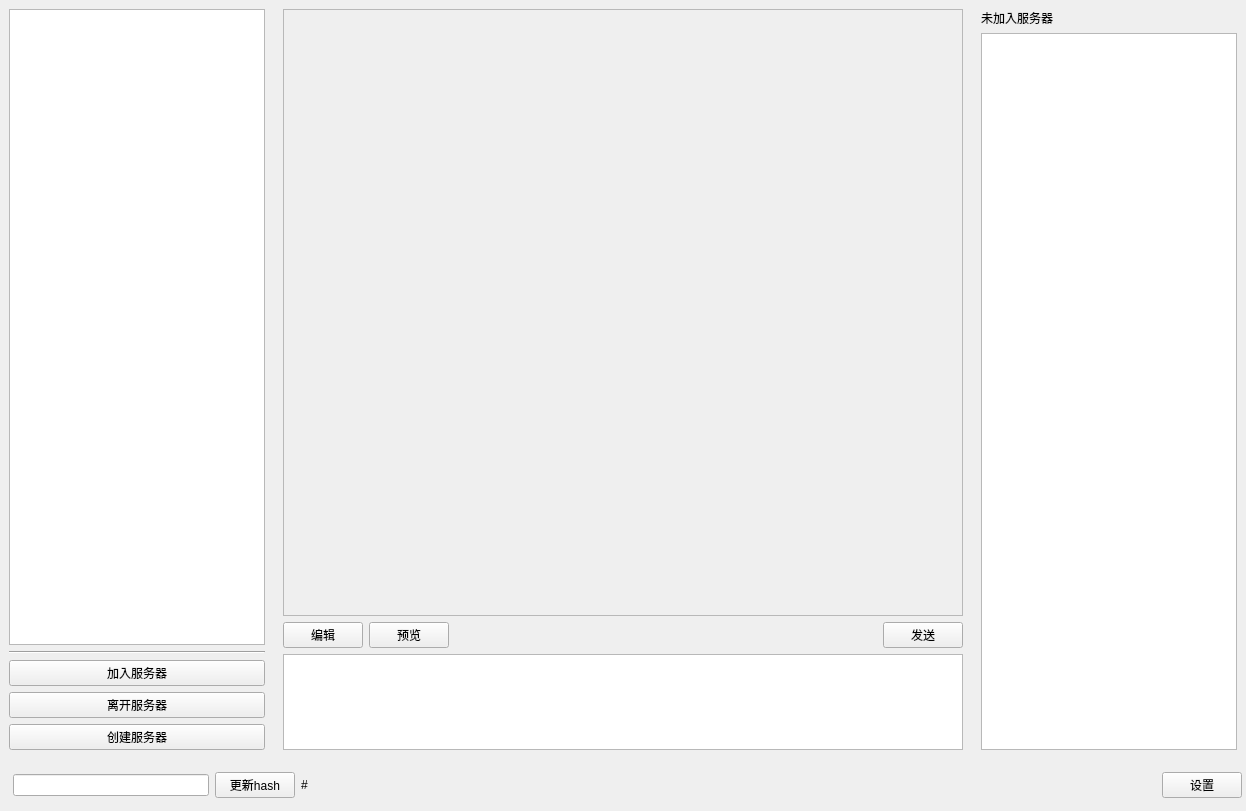
<?xml version="1.0" encoding="UTF-8"?>
<ui version="4.0">
 <class>AccordMainWindow</class>
 <widget class="QMainWindow" name="AccordMainWindow">
  <property name="geometry">
   <rect>
    <x>0</x>
    <y>0</y>
    <width>1246</width>
    <height>811</height>
   </rect>
  </property>
  <property name="windowTitle">
   <string>AccordMainWindow</string>
  </property>
  <widget class="QWidget" name="centralwidget">
   <layout class="QGridLayout" name="mainGridLayout">
    <property name="leftMargin">
     <number>0</number>
    </property>
    <property name="topMargin">
     <number>0</number>
    </property>
    <property name="rightMargin">
     <number>0</number>
    </property>
    <property name="bottomMargin">
     <number>0</number>
    </property>
    <property name="spacing">
     <number>0</number>
    </property>
    <item row="0" column="0">
     <layout class="QHBoxLayout" name="mainArea">
      <item>
       <widget class="QWidget" name="serverView" native="true">
        <property name="sizePolicy">
         <sizepolicy hsizetype="Fixed" vsizetype="Preferred">
          <horstretch>0</horstretch>
          <verstretch>0</verstretch>
         </sizepolicy>
        </property>
        <property name="minimumSize">
         <size>
          <width>192</width>
          <height>0</height>
         </size>
        </property>
        <layout class="QVBoxLayout" name="verticalLayout">
         <item>
          <widget class="QListView" name="listServers"/>
         </item>
         <item>
          <widget class="Line" name="line">
           <property name="orientation">
            <enum>Qt::Horizontal</enum>
           </property>
          </widget>
         </item>
         <item>
          <widget class="QPushButton" name="buttonServerEnter">
           <property name="text">
            <string>加入服务器</string>
           </property>
          </widget>
         </item>
         <item>
          <widget class="QPushButton" name="buttonServerLeave">
           <property name="text">
            <string>离开服务器</string>
           </property>
          </widget>
         </item>
         <item>
          <widget class="QPushButton" name="buttonServerCreate">
           <property name="text">
            <string>创建服务器</string>
           </property>
          </widget>
         </item>
        </layout>
       </widget>
      </item>
      <item>
       <widget class="QWidget" name="messageView" native="true">
        <property name="sizePolicy">
         <sizepolicy hsizetype="Expanding" vsizetype="Preferred">
          <horstretch>0</horstretch>
          <verstretch>0</verstretch>
         </sizepolicy>
        </property>
        <layout class="QVBoxLayout" name="verticalLayout_2">
         <item>
          <widget class="QScrollArea" name="areaMessage">
           <property name="widgetResizable">
            <bool>true</bool>
           </property>
           <widget class="QWidget" name="widgetMessage">
            <property name="geometry">
             <rect>
              <x>0</x>
              <y>0</y>
              <width>664</width>
              <height>583</height>
             </rect>
            </property>
            <property name="sizePolicy">
             <sizepolicy hsizetype="Preferred" vsizetype="Preferred">
              <horstretch>0</horstretch>
              <verstretch>0</verstretch>
             </sizepolicy>
            </property>
           </widget>
          </widget>
         </item>
         <item>
          <widget class="QWidget" name="areaMessageEdit" native="true">
           <property name="sizePolicy">
            <sizepolicy hsizetype="Preferred" vsizetype="Fixed">
             <horstretch>0</horstretch>
             <verstretch>0</verstretch>
            </sizepolicy>
           </property>
           <property name="maximumSize">
            <size>
             <width>16777215</width>
             <height>128</height>
            </size>
           </property>
           <layout class="QGridLayout" name="layout_areaMessageEdit">
            <property name="leftMargin">
             <number>0</number>
            </property>
            <property name="topMargin">
             <number>0</number>
            </property>
            <property name="rightMargin">
             <number>0</number>
            </property>
            <property name="bottomMargin">
             <number>0</number>
            </property>
            <item row="0" column="0">
             <widget class="QPushButton" name="buttonEditMessage">
              <property name="text">
               <string>编辑</string>
              </property>
             </widget>
            </item>
            <item row="0" column="1">
             <widget class="QPushButton" name="buttonPreviewMessage">
              <property name="text">
               <string>预览</string>
              </property>
             </widget>
            </item>
            <item row="0" column="3">
             <widget class="QPushButton" name="buttonSendMessage">
              <property name="text">
               <string>发送</string>
              </property>
             </widget>
            </item>
            <item row="0" column="2">
             <spacer name="horizontalSpacer_2">
              <property name="orientation">
               <enum>Qt::Horizontal</enum>
              </property>
              <property name="sizeHint" stdset="0">
               <size>
                <width>40</width>
                <height>20</height>
               </size>
              </property>
             </spacer>
            </item>
            <item row="1" column="0" colspan="4">
             <widget class="QStackedWidget" name="stackedMessageEdit">
              <property name="currentIndex">
               <number>0</number>
              </property>
              <widget class="QTextEdit" name="editMessageContent"/>
              <widget class="QTextBrowser" name="browserMessageContent"/>
             </widget>
            </item>
           </layout>
          </widget>
         </item>
        </layout>
       </widget>
      </item>
      <item>
       <widget class="QWidget" name="userView" native="true">
        <property name="sizePolicy">
         <sizepolicy hsizetype="Fixed" vsizetype="Preferred">
          <horstretch>0</horstretch>
          <verstretch>0</verstretch>
         </sizepolicy>
        </property>
        <property name="minimumSize">
         <size>
          <width>192</width>
          <height>0</height>
         </size>
        </property>
        <layout class="QVBoxLayout" name="verticalLayout_3">
         <item>
          <widget class="QLabel" name="labelServerName">
           <property name="text">
            <string>未加入服务器</string>
           </property>
          </widget>
         </item>
         <item>
          <widget class="QListView" name="listMembers"/>
         </item>
        </layout>
       </widget>
      </item>
     </layout>
    </item>
    <item row="1" column="0">
     <layout class="QHBoxLayout" name="footerLayout">
      <property name="spacing">
       <number>12</number>
      </property>
      <property name="leftMargin">
       <number>4</number>
      </property>
      <property name="topMargin">
       <number>4</number>
      </property>
      <property name="rightMargin">
       <number>4</number>
      </property>
      <property name="bottomMargin">
       <number>4</number>
      </property>
      <item>
       <widget class="QFrame" name="userInfo">
        <layout class="QHBoxLayout" name="layout_userInfo">
         <item>
          <widget class="QLineEdit" name="textInputName"/>
         </item>
         <item>
          <widget class="QPushButton" name="buttonRequireHash">
           <property name="text">
            <string>更新hash</string>
           </property>
          </widget>
         </item>
         <item>
          <widget class="QLabel" name="labelHash">
           <property name="sizePolicy">
            <sizepolicy hsizetype="Fixed" vsizetype="Preferred">
             <horstretch>0</horstretch>
             <verstretch>0</verstretch>
            </sizepolicy>
           </property>
           <property name="minimumSize">
            <size>
             <width>72</width>
             <height>0</height>
            </size>
           </property>
           <property name="text">
            <string># </string>
           </property>
          </widget>
         </item>
        </layout>
       </widget>
      </item>
      <item>
       <spacer name="horizontalSpacer">
        <property name="orientation">
         <enum>Qt::Horizontal</enum>
        </property>
        <property name="sizeHint" stdset="0">
         <size>
          <width>40</width>
          <height>20</height>
         </size>
        </property>
       </spacer>
      </item>
      <item>
       <widget class="QLabel" name="labelStatus">
        <property name="sizePolicy">
         <sizepolicy hsizetype="MinimumExpanding" vsizetype="Preferred">
          <horstretch>0</horstretch>
          <verstretch>0</verstretch>
         </sizepolicy>
        </property>
        <property name="text">
         <string/>
        </property>
       </widget>
      </item>
      <item>
       <widget class="QPushButton" name="buttonSettings">
        <property name="sizePolicy">
         <sizepolicy hsizetype="Fixed" vsizetype="Fixed">
          <horstretch>0</horstretch>
          <verstretch>0</verstretch>
         </sizepolicy>
        </property>
        <property name="text">
         <string>设置</string>
        </property>
       </widget>
      </item>
     </layout>
    </item>
   </layout>
  </widget>
  <widget class="QMenuBar" name="menubar">
   <property name="geometry">
    <rect>
     <x>0</x>
     <y>0</y>
     <width>1246</width>
     <height>22</height>
    </rect>
   </property>
  </widget>
 </widget>
 <resources/>
 <connections/>
</ui>
